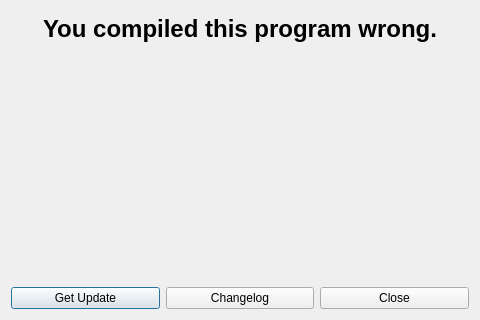
<?xml version="1.0" encoding="UTF-8"?>
<ui version="4.0">
 <class>Update</class>
 <widget class="QDialog" name="Update">
  <property name="geometry">
   <rect>
    <x>0</x>
    <y>0</y>
    <width>480</width>
    <height>320</height>
   </rect>
  </property>
  <property name="minimumSize">
   <size>
    <width>480</width>
    <height>320</height>
   </size>
  </property>
  <property name="maximumSize">
   <size>
    <width>480</width>
    <height>320</height>
   </size>
  </property>
  <property name="windowTitle">
   <string>Dialog</string>
  </property>
  <layout class="QGridLayout" name="gridLayout">
   <item row="0" column="0" colspan="3">
    <widget class="QTextBrowser" name="infoBrowser">
     <property name="styleSheet">
      <string notr="true">background: transparent;
border: 0px;</string>
     </property>
     <property name="html">
      <string>&lt;!DOCTYPE HTML PUBLIC &quot;-//W3C//DTD HTML 4.0//EN&quot; &quot;http://www.w3.org/TR/REC-html40/strict.dtd&quot;&gt;
&lt;html&gt;&lt;head&gt;&lt;meta name=&quot;qrichtext&quot; content=&quot;1&quot; /&gt;&lt;style type=&quot;text/css&quot;&gt;
p, li { white-space: pre-wrap; }
&lt;/style&gt;&lt;/head&gt;&lt;body style=&quot; font-family:'Ubuntu'; font-size:11pt; font-weight:400; font-style:normal;&quot;&gt;
&lt;p align=&quot;center&quot; style=&quot; margin-top:18px; margin-bottom:12px; margin-left:0px; margin-right:0px; -qt-block-indent:0; text-indent:0px;&quot;&gt;&lt;span style=&quot; font-size:xx-large; font-weight:600;&quot;&gt;You compiled this program wrong.&lt;/span&gt;&lt;/p&gt;&lt;/body&gt;&lt;/html&gt;</string>
     </property>
    </widget>
   </item>
   <item row="1" column="0">
    <widget class="QPushButton" name="updateButton">
     <property name="text">
      <string>Get Update</string>
     </property>
    </widget>
   </item>
   <item row="1" column="2">
    <widget class="QPushButton" name="backButton">
     <property name="text">
      <string>Close</string>
     </property>
    </widget>
   </item>
   <item row="1" column="1">
    <widget class="QPushButton" name="changelogButton">
     <property name="text">
      <string>Changelog</string>
     </property>
    </widget>
   </item>
  </layout>
 </widget>
 <resources/>
 <connections/>
</ui>
